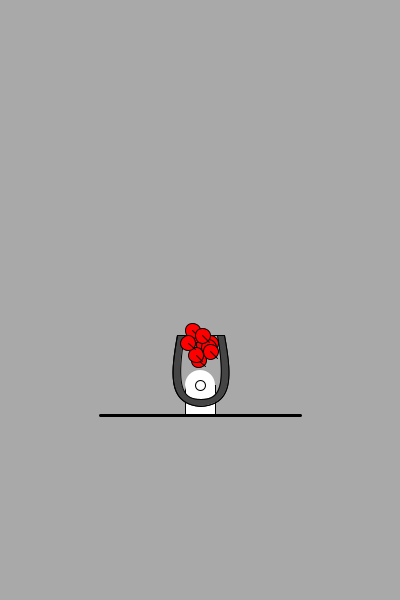
Frame 1 (no input)
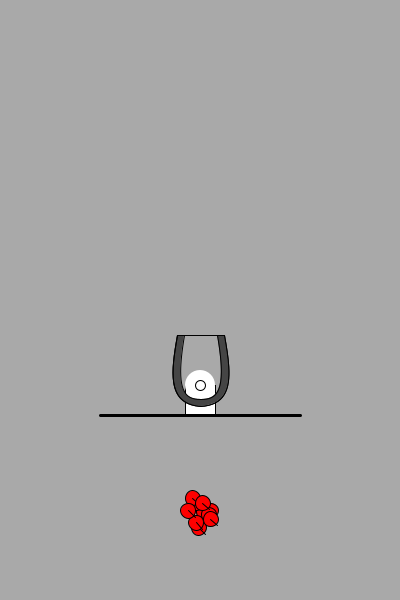
Frame 60 (the mouse pressed at the canvas centre just before this capture)
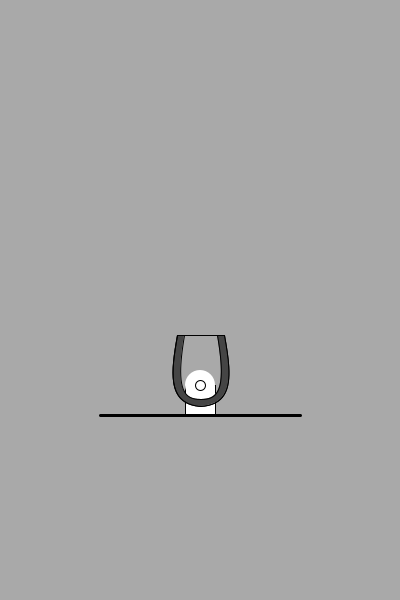
Frame 120 (the mouse held since frame 60 and released just before this capture)

The Processing sketch that drew these frames (run headless with seeded random() and noise(); from frame 60 on, the mouse is pressed at the canvas centre):

// Processing sketch: Homework3_Cannon_021212_B
// ── Homework3_Cannon_021212_B.pde
Cannonball [] cannonball = new Cannonball[10];
Cannon c;
float cannonAngle;

void setup() {
  size(400, 600);
  smooth();
  //Issue cannonball Objects
  for (int i=0; i<cannonball.length; i++) {
    cannonball[i]=new Cannonball();
  }
  //Issue cannon object
  c= new Cannon();
}

void draw() {
  background(169, 169, 169);
  //draw the cannon barrel and mount
  c.mount();

  pushMatrix();
  translate(width/2, 385);
  rotate(cannonAngle);
  c.barrel();
  popMatrix();  
  PVector gravity = new PVector(0,.1);


  if (keyPressed) {
    if (key == CODED && keyCode == RIGHT) {
      cannonAngle+=.1;
    }
    else if (key == CODED && keyCode == LEFT) {
      cannonAngle-=.1;
    }
  }


  //  draw the cannon balls
  for (int i=0; i<cannonball.length; i++) {
    cannonball[i].movement();
    cannonball[i].display();
    cannonball[i].applyForce(gravity);
    
    //adding the explosion
    if (keyPressed) {
      if (key == CODED && keyCode == UP) {
        cannonball[i].explode();
//        cannonball[i].applyForce(gravity);
      }
      //Reloading
      else if (key == CODED && keyCode == DOWN) {
        cannonball[i].location.y=random(height*2/3-70, height*2/3-15);
        cannonball[i].velocity.y=0;
      }
    }
  }
}


// ── Cannon.pde
class Cannon {
  float ellipseRad;
  Cannon() {
  }
  void barrel() {
    smooth();
    stroke(0);
    //Create Section of Barrel
    strokeWeight(1);
    fill(69, 69, 69);
    translate( -28, -50 );
    beginShape();
    vertex( 28, 71 );
    bezierVertex( 62, 69, 59, 39, 52, 0);
    vertex( 45, 0 );
    bezierVertex( 55, 58, 44, 64, 28, 64);
    vertex( 29, 64 );
    bezierVertex( 13, 64, 2, 58, 12, 0);
    vertex( 5, 0 );
    bezierVertex( -2, 39, -5, 69, 29, 71);
    endShape();

    //Create Barrel Transparency
    strokeWeight(1);
    fill(255, 0, 0, .8);
    beginShape();
    vertex( 28, 71 );
    bezierVertex( 62, 69, 59, 39, 52, 0);
    vertex( 5, 0 );
    bezierVertex( -2, 39, -5, 69, 29, 71);
    endShape();
  }

  void mount() {
    fill(255, 255, 255);
    rectMode(CENTER);
    rect(width/2, height*2/3, 30, 30);
    noStroke();
    ellipse(width/2, height*2/3-15, 30, 30);
    stroke(0);
    ellipse(width/2, height*2/3-15, 10, 10);
    strokeWeight(3);
    line(width/2-100, height*2/3+15, width/2+100, height*2/3+15);
  }
}


// ── CannonBall.pde
class Cannonball {
  float ellipseRad, theta, explodeForce, topSpeed, aVelocity, aAcceleration, angle, damping;
  PVector location, velocity, acceleration,gravity;

  Cannonball() {
    ellipseRad=15;
    explodeForce=1000.0;
    topSpeed=5;
//    damping=.9;
    location=new PVector(random(width/2-12, width/2+12), random(height*2/3-70, height*2/3-15));
    velocity=new PVector(0, 0);
    acceleration=new PVector(0, 0);
    
  }

  void display() {
    fill(255, 0, 0);
    ellipse(location.x, location.y, ellipseRad, ellipseRad);
    line(location.x, location.y, location.x+ellipseRad/2.25, location.y+ellipseRad/2.25);
  }

  void movement() {
    location.add(velocity);
    velocity.add(acceleration);
//    velocity.mult(damping);
    velocity.limit(topSpeed);//So Cannonballs don't move faster than the framerate.Keeping them with normal movement
    aAcceleration = acceleration.y / 10.0;
    aVelocity += aAcceleration;
    aVelocity = constrain(aVelocity, -0.1, 0.1); 
    angle += aVelocity;
    acceleration.mult(0);// Preventing accumulation of forces
  }

  void applyForce(PVector force) {
    PVector f = force.get();//What does this do? exactly I'm still lost on the Get command
    acceleration.add(f);
  }

  void explode() {
    PVector force = new PVector(0, -explodeForce);
    force.mult(0.1);
    applyForce(force);
  }
}
